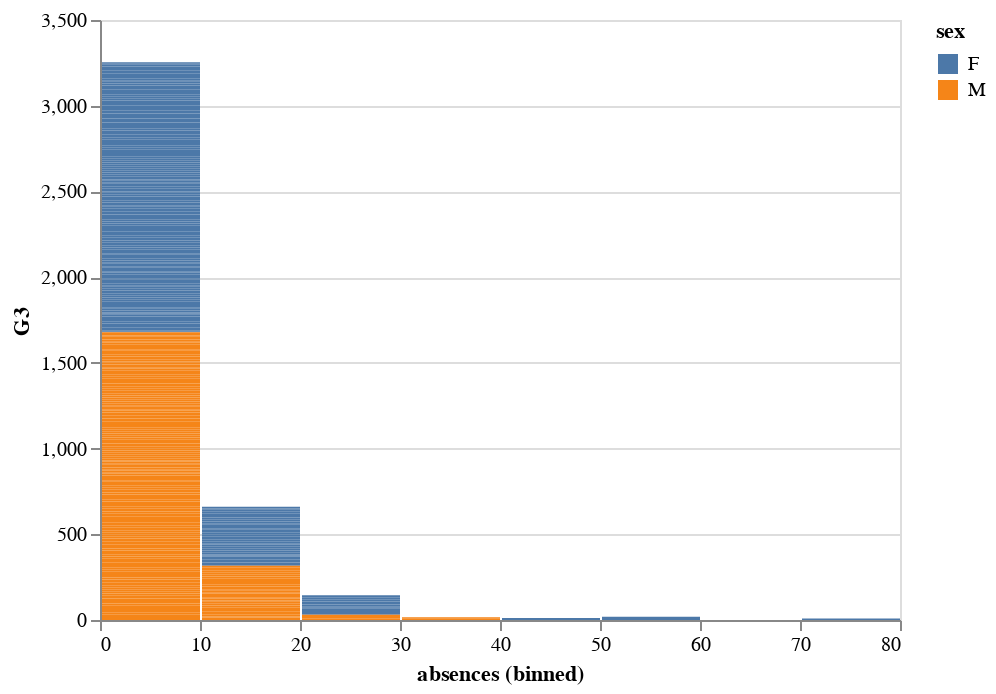

The code cell stored with this chart in its notebook:
### Code cell
alt.Chart(data).mark_bar().encode(
    alt.X("absences:Q", bin=True),
    y='G3',
    color='sex'
)

### Figure 1 — Vega-Lite specification as saved in the notebook (floating-point values rounded to 4 significant figures; data arrays with more than 128 entries replaced by an {"elided": "..."} marker saying what was removed)
{"config": {"view": {"continuousWidth": 400, "continuousHeight": 300}}, "data": {"name": "data-e915ea558f4356374e17cc933ebec282"}, "mark": "bar", "encoding": {"color": {"type": "nominal", "field": "sex"}, "x": {"type": "quantitative", "bin": true, "field": "absences"}, "y": {"type": "quantitative", "field": "G3"}}, "$schema": "https://vega.github.io/schema/vega-lite/v4.8.1.json", "datasets": {"data-e915ea558f4356374e17cc933ebec282": {"elided": "395 records"}}}
